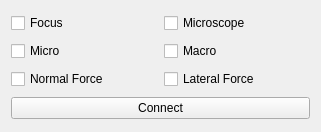
       <widget class="QWidget" name="gridLayoutWidget">
        <property name="geometry">
         <rect>
          <x>9</x>
          <y>19</y>
          <width>321</width>
          <height>132</height>
         </rect>
        </property>
        <layout class="QGridLayout" name="gridLayout_5">
         <item row="1" column="0">
          <widget class="QCheckBox" name="MicroCheck">
           <property name="text">
            <string>Micro</string>
           </property>
          </widget>
         </item>
         <item row="2" column="0">
          <widget class="QCheckBox" name="NormalCheck">
           <property name="text">
            <string>Normal Force</string>
           </property>
          </widget>
         </item>
         <item row="2" column="1">
          <widget class="QCheckBox" name="LateralCheck">
           <property name="text">
            <string>Lateral Force</string>
           </property>
          </widget>
         </item>
         <item row="0" column="1">
          <widget class="QCheckBox" name="ScopeCheck">
           <property name="text">
            <string>Microscope</string>
           </property>
          </widget>
         </item>
         <item row="1" column="1">
          <widget class="QCheckBox" name="MacroCheck">
           <property name="text">
            <string>Macro</string>
           </property>
          </widget>
         </item>
         <item row="0" column="0">
          <widget class="QCheckBox" name="FocusCheck">
           <property name="text">
            <string>Focus</string>
           </property>
          </widget>
         </item>
         <item row="3" column="0" colspan="2">
          <widget class="QPushButton" name="ConnectAll">
           <property name="text">
            <string>Connect</string>
           </property>
          </widget>
         </item>
        </layout>
       </widget>
